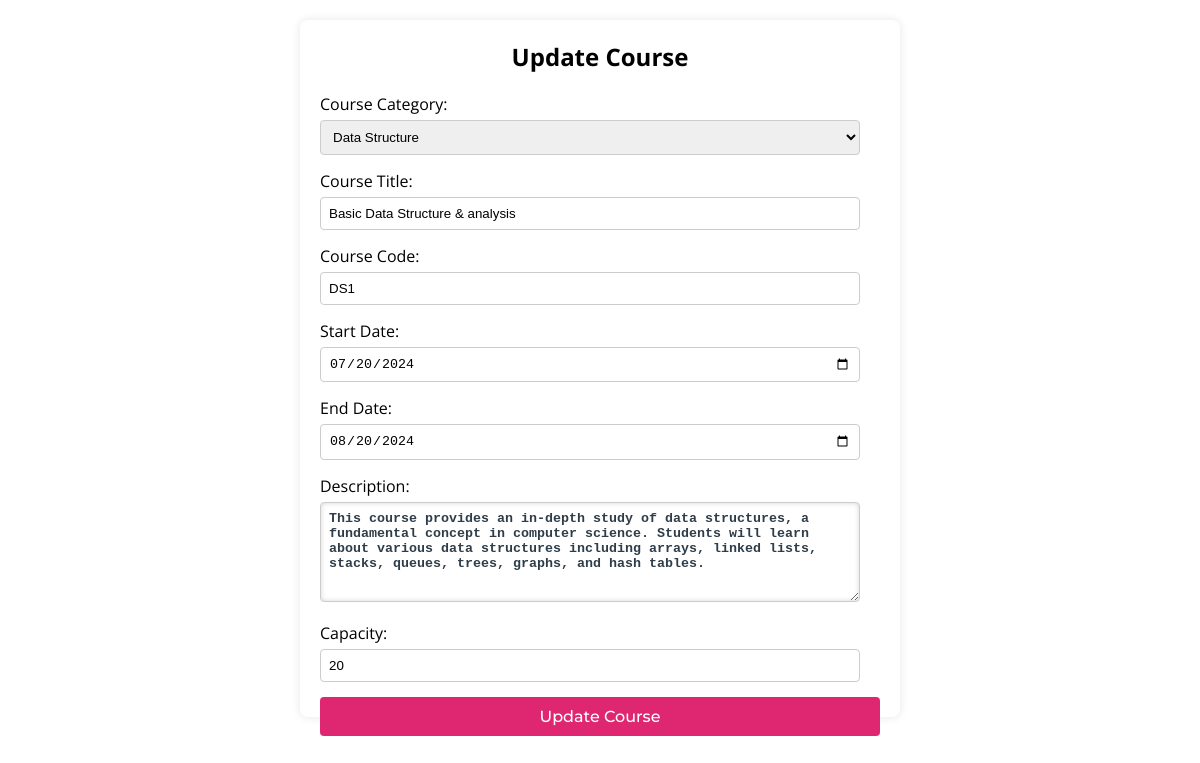
Page /admin/courses/update_course.php?course_id=1 on the committed database.
### tables this page shows
CREATE TABLE `courses` (
  `course_id` int(11) NOT NULL,
  `course_category` varchar(255) NOT NULL,
  `course_title` varchar(255) NOT NULL,
  `course_code` varchar(50) NOT NULL,
  `start_date` date NOT NULL,
  `end_date` date NOT NULL,
  `description` text DEFAULT NULL,
  `capacity` int(11) NOT NULL
);

### admin/courses/update_course.php (the view, shortened to what this page needs)
<?php
include '../../include/db_connection.php';
if (isset($_GET['course_id'])) {
    $course_id = $_GET['course_id'];
    $sql = "SELECT * FROM courses WHERE course_id = $course_id";
    $result = mysqli_query($c, $sql);
    $course = mysqli_fetch_assoc($result);
}
?>
<!DOCTYPE html>
<html lang="en">
<head>
    <link rel="stylesheet" href="styles.css">
    <link rel="stylesheet" type="text/css" href="../style.css">
</head>
<body>
<div class="form-container">
    <h2>Update Course</h2>
    <form action="update_course.php?course_id=<?php echo $course_id; ?>" method="post">
        <div class="form-group">
            <label for="courseCategory">Course Category:</label>
                <select id="courseCategory" name="courseCategory" required>
                    <option value="<?php echo $course['course_category']; ?>"><?php echo $course['course_category']; ?></option>
                </select>
        </div>
        <div class="form-group">
            <label for="courseTitle">Course Title:</label>
            <input type="text" id="courseTitle" name="courseTitle" value="<?php echo $course['course_title']; ?>" required>
        </div>
        <div class="form-group">
            <label for="courseCode">Course Code:</label>
            <input type="text" id="courseCode" name="courseCode" value="<?php echo $course['course_code']; ?>" required>
        </div>
        <div class="form-group">
            <label for="startDate">Start Date:</label>
            <input type="date" id="startDate" name="startDate" value="<?php echo $course['start_date']; ?>" required>
        </div>
        <div class="form-group">
            <label for="endDate">End Date:</label>
            <input type="date" id="endDate" name="endDate" value="<?php echo $course['end_date']; ?>" required>
        </div>
        <div class="form-group">
            <label for="description">Description:</label>
            <textarea id="description" name="description" rows="4"><?php echo $course['description']; ?></textarea>
        </div>
        <div class="form-group">
            <label for="capacity">Capacity:</label>
            <input type="number" id="capacity" name="capacity" value="<?php echo $course['capacity']; ?>" required>
        </div>
        <div class="form-group">
            <button type="submit">Update Course</button>
        </div>
    </form>
</div>
</body>
</html>

### admin/courses/styles.css (style rules this page uses)
body { font-family: Arial, sans-serif; background-color: #f4f4f4; margin: 0; padding: 20px; }
.form-container { background-color: #fff; padding: 20px; border-radius: 8px; box-shadow: 0 0 10px rgba(0, 0, 0, 0.1); max-width: 600px; margin: auto; }
.form-container h2 { text-align: center; margin-bottom: 20px; }
.form-group { margin-bottom: 15px; }
.form-group label { display: block; margin-bottom: 5px; }
.form-group input[type="text"], .form-group input[type="email"], .form-group input[type="date"], .form-group input[type="number"], .form-group input[type="file"], .form-group textarea, .form-group select { width: calc(100% - 20px); padding: 8px; border: 1px solid #ccc; border-radius: 4px; box-sizing: border-box; }
.form-group textarea { resize: vertical; }
.form-group button { display: block; width: 100%; padding: 10px; background-color: #DF2771; color: white; border: none; border-radius: 4px; font-size: 16px; cursor: pointer; }

### style.css (style rules this page uses)
* { box-sizing: border-box; margin: 0; padding: 0; }
html { scroll-behavior: smooth; }
body { background: #FFF; font-family: 'Open Sans', sans-serif; }
a, button { float: left; font-family: "Montserrat", sans-serif; font-weight: 500; font-size: 15px; color: #2E3D49; display: block; text-decoration: none; text-align: center; }
form textarea { width: 100%; height: 100px; box-shadow: inset 0 0 5px lightgray; border: 1px solid rgba(0,0,0,0.2); border-radius: 5px; outline: none; color: #2E3D49; font-weight: 600; padding: 15px; }

### rows in the picture
courses: courseCategory "Data Structure", courseTitle "Basic Data Structure & analysis", courseCode "DS1", startDate "07/20/2024", endDate "08/20/2024", description "This course provides an in-depth study of data structures, a fundamental concept in computer science. Students will learn about various data structures including arrays, linked lists, stacks, queues, trees, graphs, and hash tables.", capacity "20"
